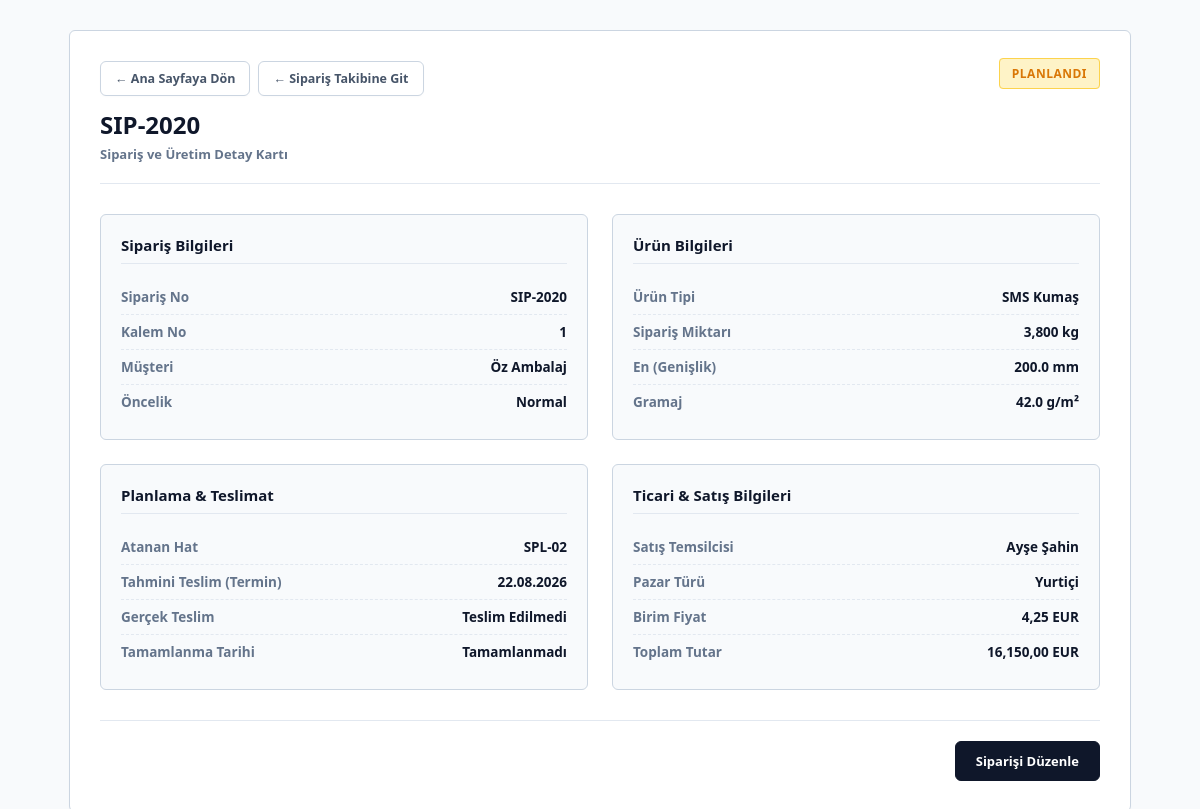
The app's page /orders/24/detail with its own data.
### app/models.py (models this page shows)
class Order(Base):
    __tablename__ = "orders"
    id: Mapped[int] = mapped_column(
        primary_key=True,
        index=True,
    )
    order_no: Mapped[str] = mapped_column(
        String(50),
        unique=False,
        nullable=False,
        index=True,
    )
    item_no: Mapped[str] = mapped_column(
        String(50),
        nullable=False,
        index=True,
    )
    customer_name: Mapped[str] = mapped_column(
        String(150),
        nullable=False,
    )
    product_id: Mapped[int | None] = mapped_column(
        ForeignKey("products.id"),
        nullable=True,
    )
    quantity: Mapped[float | None] = mapped_column(
        Float,
        nullable=True,
    )
    width: Mapped[float | None] = mapped_column(
        Float,
        nullable=True,
    )
    grammage: Mapped[float | None] = mapped_column(
        Float,
        nullable=True,
    )
    market_type: Mapped[str] = mapped_column(
        String(50),
        default="Yurtiçi",
        nullable=False,
    )
    sales_rep: Mapped[str | None] = mapped_column(
        String(100),
        nullable=True,
    )
    unit_price: Mapped[float] = mapped_column(
        Float,
        default=0.0,
        nullable=False,
    )
    currency: Mapped[str] = mapped_column(
        String(20),
        default="TRY",
        nullable=False,
    )
    production_line: Mapped[str | None] = mapped_column(
        String(50),
        nullable=True,
    )
    priority: Mapped[str] = mapped_column(
        String(50),
        default="Orta",
        nullable=False,
    )
    status: Mapped[str] = mapped_column(
        String(50),
        default="Yeni",
        nullable=False,
    )
    estimated_delivery_date: Mapped[date | None] = mapped_column(
        Date,
        nullable=True,
    )
    actual_delivery_date: Mapped[date | None] = mapped_column(
        Date,
        nullable=True,
    )
    completion_date: Mapped[date | None] = mapped_column(
        Date,
        nullable=True,
    )
    product = relationship("Product", back_populates="orders")

class Product(Base):
    __tablename__ = "products"
    id: Mapped[int] = mapped_column(primary_key=True, index=True)
    product_code: Mapped[str] = mapped_column(String(50), unique=True, nullable=False, index=True) # Örn: URN-SPN01
    product_name: Mapped[str] = mapped_column(String(150), nullable=False)
    product_group: Mapped[str | None] = mapped_column(String(100), nullable=True) # Örn: Spunbond, Meltblown
    standard_width: Mapped[float | None] = mapped_column(Float, nullable=True) # Standart en değeri (cm)
    grammage: Mapped[float | None] = mapped_column(Float, nullable=True) # Standart gramajı (g/m2)
    unit: Mapped[str] = mapped_column(String(20), default="Metre", nullable=False) # Ölçü birimi
    eligible_lines: Mapped[str | None] = mapped_column(String(150), nullable=True) # Üretilebildiği makineler (Örn: "SPL-01,SPL-02")
    is_active: Mapped[bool] = mapped_column(Boolean, default=True, nullable=False)
    orders = relationship("Order", back_populates="product")
    recipes = relationship("Recipe", back_populates="product")

### app/main.py (the view)
@app.get("/orders/{id}/detail", response_class=HTMLResponse)
def get_order_detail(request: Request, id: int): #request tarayıcıdan gelen isteği temsil eder
    db = SessionLocal()
    try:
        order = (
            db.query(models.Order)#oder tablosundan sorgu başlattık
            .options(joinedload(models.Order.product))#siparişle birlikte ona bağlı ürünü de getir
            .filter(models.Order.id == id) # yalnızca urlden gelen id li sip aranır
            .first() #bulduğu ilk sipi getirir
        )
        if not order:
            raise HTTPException(
                status_code=404,
                detail="Sipariş bulunamadı."
            )
        return templates.TemplateResponse(
            request=request,
            name="order_detail.html",
            context={
                "title": f"{order.order_no} - Sipariş Detayı",
                "order": order,
            },
        )
    finally:
        db.close()

### app/templates/order_detail.html (shortened to what this page needs)
<!DOCTYPE html>
<html lang="tr">
<head>
</head>
<body>
    <div class="container">
        <div class="header">
            <div>
                <div style="margin-bottom: 12px; display: flex;">
                    <a href="/" class="btn-back">← Ana Sayfaya Dön</a>
                    <a href="/orders" class="btn-back">← Sipariş Takibine Git</a>
                </div>
                <h1>{{ order.order_no }}</h1>
                <p>Sipariş ve Üretim Detay Kartı</p>
            </div>
            <div>
                {% if order.status == 'Yeni' %}
                    <span class="badge-status badge-yeni">{{ order.status }}</span>
                {% elif order.status == 'Planlandı' %}
                    <span class="badge-status badge-planlandi">{{ order.status }}</span>
                {% elif order.status == 'Üretimde' %}
                    <span class="badge-status badge-uretimde">{{ order.status }}</span>
                {% elif order.status == 'Tamamlandı' %}
                    <span class="badge-status badge-tamamlandi">{{ order.status }}</span>
                {% else %}
                    <span class="badge-status badge-yeni">{{ order.status }}</span>
                {% endif %}
            </div>
        </div>
        <div class="grid">
            <div class="card">
                <h2>Sipariş Bilgileri</h2>
                <div class="row">
                    <span>Sipariş No</span>
                    <strong>{{ order.order_no }}</strong>
                </div>
                <div class="row">
                    <span>Kalem No</span>
                    <strong>{{ order.item_no or "—" }}</strong>
                </div>
                <div class="row">
                    <span>Müşteri</span>
                    <strong>{{ order.customer_name or "—" }}</strong>
                </div>
                <div class="row">
                    <span>Öncelik</span>
                    <strong>{{ order.priority or "Normal" }}</strong>
                </div>
            </div>
            <div class="card">
                <h2>Ürün Bilgileri</h2>
                <div class="row">
                    <span>Ürün Tipi</span>
                    <strong>{{ order.product.product_name if order.product else "—" }}</strong>
                </div>
                <div class="row">
                    <span>Sipariş Miktarı</span>
                    <strong>{{ "{:,.0f}".format(order.quantity)|replace('.', ',') if order.quantity else "—" }} kg</strong>
                </div>
                <div class="row">
                    <span>En (Genişlik)</span>
                    <strong>{{ order.width or "—" }} mm</strong>
                </div>
                <div class="row">
                    <span>Gramaj</span>
                    <strong>{{ order.grammage or "—" }} g/m²</strong>
                </div>
            </div>
            <div class="card">
                <h2>Planlama &amp; Teslimat</h2>
                <div class="row">
                    <span>Atanan Hat</span>
                    <strong>{{ order.production_line or "Planlanmamış" }}</strong>
                </div>
                <div class="row">
                    <span>Tahmini Teslim (Termin)</span>
                    <strong>{{ order.estimated_delivery_date.strftime("%d.%m.%Y") if order.estimated_delivery_date else "—" }}</strong>
                </div>
                <div class="row">
                    <span>Gerçek Teslim</span>
                    <strong>{{ order.actual_delivery_date.strftime("%d.%m.%Y") if order.actual_delivery_date else "Teslim Edilmedi" }}</strong>
                </div>
                <div class="row">
                    <span>Tamamlanma Tarihi</span>
                    <strong>{{ order.completion_date.strftime("%d.%m.%Y") if order.completion_date else "Tamamlanmadı" }}</strong>
                </div>
            </div>
            <div class="card">
                <h2>Ticari &amp; Satış Bilgileri</h2>
                <div class="row">
                    <span>Satış Temsilcisi</span>
                    <strong>{{ order.sales_rep or "—" }}</strong>
                </div>
                <div class="row">
                    <span>Pazar Türü</span>
                    <strong>{{ order.market_type or "—" }}</strong>
                </div>
                <div class="row">
                    <span>Birim Fiyat</span>
                    <strong>{{ "{:,.2f}".format(order.unit_price or 0)|replace('.', ',') }} {{ order.currency or "EUR" }}</strong>
                </div>
                <div class="row">
                    <span>Toplam Tutar</span>
                    <strong>
                        {% set total_val = (order.quantity or 0) * (order.unit_price or 0) %}
                        {{ "{:,.2f}".format(total_val)|replace('.', ',') }} {{ order.currency or "EUR" }}
                    </strong>
                </div>
            </div>
        </div>
        <div class="actions-bar">
            <a href="/orders/{{ order.id }}/edit" class="btn-edit">Siparişi Düzenle</a>
        </div>
    </div>
</body>
</html>

### app/templates/order_detail.html (style rules this page uses)
body { margin: 0; font-family: 'Segoe UI', Tahoma, Geneva, Verdana, sans-serif; background: #f8fafc; color: #0f172a; padding: 30px; }
.container { max-width: 1000px; margin: 0 auto; background: white; border-radius: 6px; border: 1px solid #cbd5e1; padding: 30px; box-shadow: 0 1px 3px rgba(0,0,0,0.02); }
.header { display: flex; justify-content: space-between; align-items: flex-start; border-bottom: 1px solid #e2e8f0; padding-bottom: 20px; margin-bottom: 30px; }
.header h1 { margin: 0; font-size: 24px; font-weight: 800; color: #0f172a; }
.header p { margin: 4px 0 0 0; font-size: 13px; color: #64748b; font-weight: 600; }
.btn-back { display: inline-flex; align-items: center; text-decoration: none; color: #475569; background: white; border: 1px solid #cbd5e1; padding: 8px 14px; border-radius: 6px; font-weight: 600; font-size: 12.5px; transition: all 0.2s ease; box-shadow: 0 1px 2px rgba(0,0,0,0.02); margin-right: 8px; }
.badge-status { padding: 6px 12px; border-radius: 4px; font-size: 12px; font-weight: 700; text-transform: uppercase; letter-spacing: 0.5px; }
.badge-planlandi { background-color: #fef3c7; color: #d97706; border: 1px solid #fcd34d; }
.grid { display: grid; grid-template-columns: 1fr 1fr; gap: 24px; margin-bottom: 30px; }
.card { background: #f8fafc; border: 1px solid #cbd5e1; border-radius: 6px; padding: 20px; }
.card h2 { margin: 0 0 16px 0; font-size: 15px; font-weight: 700; color: #0f172a; border-bottom: 1px solid #e2e8f0; padding-bottom: 8px; }
.row { display: flex; justify-content: space-between; padding: 8px 0; font-size: 13.5px; border-bottom: 1px dashed #e2e8f0; }
.row:last-child { border-bottom: none; }
.row span { color: #64748b; font-weight: 600; }
.row strong { color: #0f172a; font-weight: 700; }
.actions-bar { display: flex; justify-content: flex-end; border-top: 1px solid #e2e8f0; padding-top: 20px; }
.btn-edit { text-decoration: none; background: #0f172a; color: white; padding: 10px 20px; border-radius: 6px; font-weight: 600; font-size: 13px; transition: background 0.2s; border: 1px solid #0f172a; }

### records on screen
Order: order_no "SIP-2020", status "PLANLANDI", item_no "1", customer_name "Öz Ambalaj", priority "Normal", quantity "3,800", width "200.0", grammage "42.0", production_line "SPL-02", estimated_delivery_date "22.08.2026", actual_delivery_date "Teslim Edilmedi", completion_date "Tamamlanmadı", sales_rep "Ayşe Şahin", market_type "Yurtiçi", unit_price "4,25", currency "EUR"
Product: product "SMS Kumaş"

### other values on screen
{{ "{:,.2f}".format(total_val)|replace('.', ',') }} "16,150,00"
